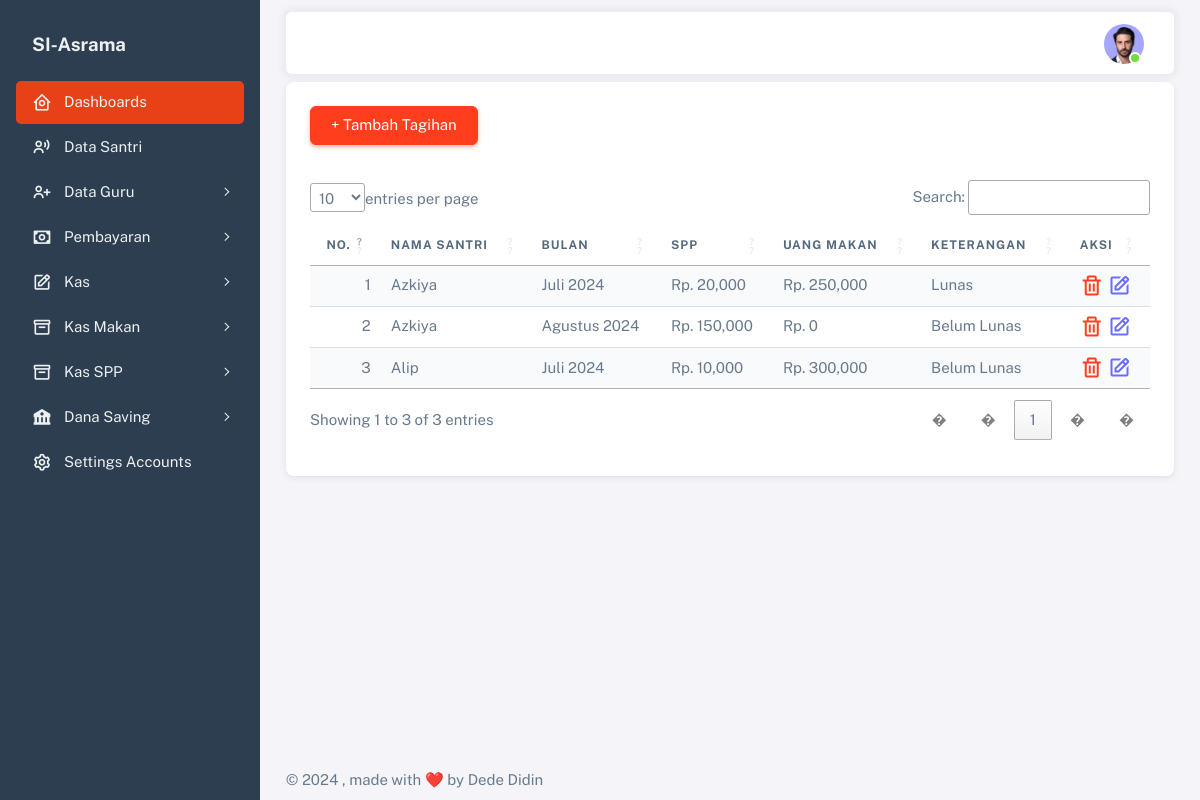
The page /index.php/pembayaran on the database its author committed.
### tables this page shows
CREATE TABLE `tb_pembayaran` (
  `id_pembayaran` int(11) NOT NULL,
  `nama_santri` varchar(100) NOT NULL,
  `bulan` date NOT NULL,
  `spp` int(11) NOT NULL,
  `uang_makan` int(11) NOT NULL,
  `keterangan` varchar(200) NOT NULL,
  `tgl` varchar(50) NOT NULL
);

### application/controllers/Pembayaran.php (called while the page is built, shortened)
<?php
class Pembayaran extends CI_Controller {
    function __construct() {
        $this->load->model('M_pembayaran');
        $this->load->model('M_santri');
    }
    public function index() {
        $data['pembayaran'] = $this->M_pembayaran->getPembayaran()->result_array();
        $this->load->view('templates/header');
        $this->load->view('pembayaran/v_tampil', $data);
        $this->load->view('templates/footer');
    }
}

### index.php (called while the page is built, shortened)
<?php
require_once BASEPATH.'core/CodeIgniter.php';

### application/models/M_pembayaran.php (called while the page is built, shortened)
<?php
class M_pembayaran extends CI_Model {
    function getPembayaran() {
        return $this->db->get('tb_pembayaran');
    }
}

### application/views/pembayaran/v_tampil.php (the view, shortened to what this page needs)
<div class="content-wrapper">
    <div class="container">
        <div class="row mt-2">
            <div class="col">
                <div class="card">
                    <div class="card-header">
                        <a href="<?= site_url('pembayaran/add') ?>" class="btn btn-danger">+ Tambah Tagihan</a>
                    </div>
                    <div class="card-body">
                        <table id="myTable" class="table table-striped">
                            <thead>
                                <th>No.</th>
                                <th>Nama Santri</th>
                                <th>Bulan</th>
                                <th>SPP</th>
                                <th>Uang Makan</th>
                                <th>Keterangan</th>
                                <th>Aksi</th>
                            </thead>
                            <tbody>
                                <?php
                                    $no = 1;
                                    foreach ($pembayaran as $s) :
                                    $tanggl = $s['bulan'];
                                    $dateObject = new DateTime($tanggl);
                                    $months = [
                                        1 => 'Januari',
                                        2 => 'Februari',
                                        3 => 'Maret',
                                        4 => 'April',
                                        5 => 'Mei',
                                        6 => 'Juni',
                                        7 => 'Juli',
                                        8 => 'Agustus',
                                        9 => 'September',
                                        10 => 'Oktober',
                                        11 => 'November',
                                        12 => 'Desember'
                                    ];
                                    $monthNumber = $dateObject->format('n');
                                    $monthName = $months[$monthNumber];
                                    $year = $dateObject->format('Y');
                                    $formattedDate = $monthName . ' ' . $year;
                                ?>
                                    <tr>
                                        <td><?= $no++; ?></td>
                                        <td><?= $s['nama_santri'] ?></td>
                                        <td><?= $formattedDate ?></td>
                                        <td>Rp. <?= number_format($s['spp'],0,',',',') ?></td>
                                        <td>Rp. <?= number_format($s['uang_makan'], 0, ',', ',') ?></td>
                                        <td><?= $s['keterangan'] ?></td>
                                        <td>
                                            <a href="<?= site_url('pembayaran/hapus/' . $s['id_pembayaran']) ?>" onclick="return confirm('apakah anda ingin menghapus?')"><i class='bx bx-trash text-danger' style="font-size: 18pt;"></i></a>
                                            <a href="<?= site_url('pembayaran/edit/' . $s['id_pembayaran']) ?>"><i class='bx bx-edit text-primary' style="font-size: 18pt;"></i></a>
                                        </td>
                                    </tr>
                                <?php endforeach; ?>
                            </tbody>
                        </table>
                    </div>
                </div>
            </div>
        </div>
    </div>
</div>

### rows shown on the page
tb_pembayaran: nama_santri "Azkiya", bulan "Juli 2024", spp "20,000", uang_makan "250,000", keterangan "Lunas"
tb_pembayaran: nama_santri "Azkiya", bulan "Agustus 2024", spp "150,000", uang_makan "0", keterangan "Belum Lunas"
tb_pembayaran: nama_santri "Alip", bulan "Juli 2024", spp "10,000", uang_makan "300,000", keterangan "Belum Lunas"
